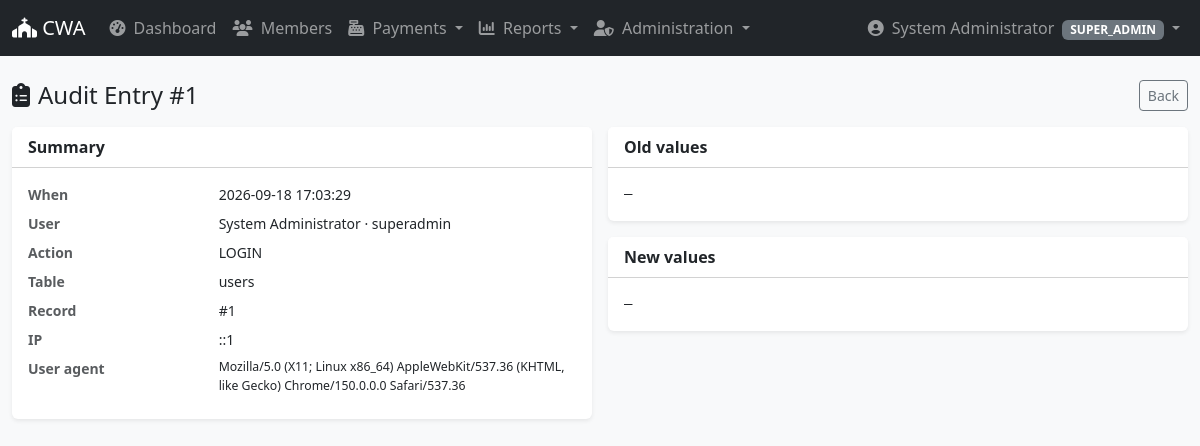
The page /admin/audit/view.php?id=1 (signed in) on the database its author committed.
### tables this page shows
CREATE TABLE `audit_logs` (
  `id` bigint(20) unsigned NOT NULL AUTO_INCREMENT,
  `user_id` int(10) unsigned DEFAULT NULL,
  `action` varchar(30) NOT NULL,
  `table_name` varchar(80) DEFAULT NULL,
  `record_id` bigint(20) unsigned DEFAULT NULL,
  `old_values` longtext DEFAULT NULL CHECK (json_valid(`old_values`)),
  `new_values` longtext DEFAULT NULL CHECK (json_valid(`new_values`)),
  `ip_address` varchar(45) DEFAULT NULL,
  `user_agent` varchar(255) DEFAULT NULL,
  `created_at` datetime NOT NULL DEFAULT current_timestamp(),
  PRIMARY KEY (`id`),
  KEY `idx_audit_user` (`user_id`),
  KEY `idx_audit_table` (`table_name`,`record_id`),
  KEY `idx_audit_action` (`action`),
  KEY `idx_audit_created` (`created_at`)
);

CREATE TABLE `users` (
  `id` int(10) unsigned NOT NULL AUTO_INCREMENT,
  `username` varchar(60) NOT NULL,
  `full_name` varchar(150) NOT NULL,
  `email` varchar(120) DEFAULT NULL,
  `phone` varchar(30) DEFAULT NULL,
  `password_hash` varchar(255) NOT NULL,
  `role_id` int(10) unsigned NOT NULL,
  `center_id` int(10) unsigned DEFAULT NULL,
  `jumuiya_id` int(10) unsigned DEFAULT NULL,
  `status` enum('ACTIVE','INACTIVE','LOCKED') NOT NULL DEFAULT 'ACTIVE',
  `last_login_at` datetime DEFAULT NULL,
  `created_at` datetime NOT NULL DEFAULT current_timestamp(),
  `updated_at` datetime NOT NULL DEFAULT current_timestamp() ON UPDATE current_timestamp(),
  PRIMARY KEY (`id`),
  UNIQUE KEY `username` (`username`),
  KEY `idx_users_role` (`role_id`),
  KEY `idx_users_center` (`center_id`),
  KEY `idx_users_jumuiya` (`jumuiya_id`),
  CONSTRAINT `fk_users_center` FOREIGN KEY (`center_id`) REFERENCES `centers` (`id`) ON DELETE SET NULL ON UPDATE CASCADE,
  CONSTRAINT `fk_users_jumuiya` FOREIGN KEY (`jumuiya_id`) REFERENCES `jumuiyas` (`id`) ON DELETE SET NULL ON UPDATE CASCADE,
  CONSTRAINT `fk_users_role` FOREIGN KEY (`role_id`) REFERENCES `roles` (`id`) ON UPDATE CASCADE
);

### config/config.php (called while the page is built)
<?php
return [
    'app' => [
        'name'     => 'CWA Member System',
        'env'      => 'development',
        'url'      => 'http://localhost/cwa',
        'timezone' => 'Africa/Nairobi',
    ],
    'db' => [
        'host'     => '127.0.0.1',
        'port'     => 3306,
        'database' => 'cwa_db',
        'username' => 'pos',
        'password' => 'Alaska001',
        'charset'  => 'utf8mb4',
    ],
    'session' => [
        'name'     => 'cwa_session',
        'lifetime' => 7200,
    ],
];

### classes/Db.php (called while the page is built, shortened)
<?php
class Db
{
    private static ?PDO $pdo = null;
    public static function conn(): PDO
    {
        if (self::$pdo === null) {
            $config = require __DIR__ . '/../config/config.php';
            $db = $config['db'];
            $dsn = "mysql:host={$db['host']};port={$db['port']};dbname={$db['database']};charset={$db['charset']}";
            self::$pdo = new PDO($dsn, $db['username'], $db['password'], [
                PDO::ATTR_ERRMODE            => PDO::ERRMODE_EXCEPTION,
                PDO::ATTR_DEFAULT_FETCH_MODE => PDO::FETCH_ASSOC,
                PDO::ATTR_EMULATE_PREPARES   => false,
            ]);
        }
        return self::$pdo;
    }
    public static function q(string $sql, array $params = []): PDOStatement
    {
        $st = self::conn()->prepare($sql);
        $st->execute($params);
        return $st;
    }
    public static function one(string $sql, array $p = []): ?array
    {
        $r = self::q($sql, $p)->fetch();
        return $r === false ? null : $r;
    }
}

### includes/helpers.php (called while the page is built, shortened)
<?php
function e(?string $v): string
{
    return htmlspecialchars((string)$v, ENT_QUOTES, 'UTF-8');
}

### includes/permissions.php (called while the page is built, shortened)
<?php
function permission_map(): array
{
    return [
        'SUPER_ADMIN'   => ['*'],
        'PARISH_ADMIN'  => [
            'dashboard.view',
            'center.view',
            'center.create',
            'center.edit',
            'jumuiya.view',
            'jumuiya.create',
            'jumuiya.edit',
            'member.view',
            'member.create',
            'member.edit',
            'member.transfer',
            'payment.view',
            'payment.create',
            'payment.reverse',
            'report.view',
            'report.export',
            'user.view',
            'settings.view',
            'settings.edit',
            'audit.view',
        ],
        'CENTER_ADMIN'  => [
            'dashboard.view',
            'jumuiya.view',
            'member.view',
            'member.create',
            'member.edit',
            'member.transfer',
            'payment.view',
            'payment.create',
            'payment.reverse',
            'report.view',
            'report.export',
        ],
        'JUMUIYA_ADMIN' => [
            'dashboard.view',
            'member.view',
            'member.create',
            'member.edit',
            'payment.view',
            'payment.create',
            'report.view',
        ],
        'VIEWER'        => [
            'dashboard.view',
            'member.view',
            'payment.view',
            'report.view',
        ],
    ];
}
function role_permissions(?string $roleName): array
{
    $map = permission_map();
    return $map[$roleName] ?? [];
}
function user_can(string $permission): bool
{
    $perms = role_permissions($_SESSION['user']['role_name'] ?? null);
    return in_array('*', $perms, true) || in_array($permission, $perms, true);
}

### admin/audit/view.php (the view, shortened to what this page needs)
<?php
$id = (int)($_GET['id'] ?? 0);
$a  = Db::one(
    "SELECT a.*, u.full_name AS user_name, u.username
       FROM audit_logs a
       LEFT JOIN users u ON u.id = a.user_id
      WHERE a.id = :id",
    ['id' => $id]
);
$pretty = function (?string $json): string {
    if (!$json) return '—';
    $d = json_decode($json, true);
    if ($d === null) return $json;
    return json_encode($d, JSON_PRETTY_PRINT | JSON_UNESCAPED_SLASHES);
};
require __DIR__ . '/../../templates/layout/header.php';
?>
<div class="d-flex justify-content-between align-items-center mb-3">
    <h4 class="mb-0"><i class="fa-solid fa-clipboard-list me-2"></i>Audit Entry #<?= $id ?></h4>
    <a href="index.php" class="btn btn-outline-secondary btn-sm">Back</a>
</div>
<div class="row g-3">
    <div class="col-md-6">
        <div class="card shadow-sm border-0">
            <div class="card-header bg-white"><strong>Summary</strong></div>
            <div class="card-body">
                <dl class="row mb-0 small">
                    <dt class="col-4 text-muted">When</dt>
                    <dd class="col-8"><?= e($a['created_at']) ?></dd>
                    <dt class="col-4 text-muted">User</dt>
                    <dd class="col-8">
                        <?= e($a['user_name'] ?? '—') ?>
                        <?= $a['username'] ? ' · ' . e($a['username']) : '' ?>
                    </dd>
                    <dt class="col-4 text-muted">Action</dt>
                    <dd class="col-8"><?= e($a['action']) ?></dd>
                    <dt class="col-4 text-muted">Table</dt>
                    <dd class="col-8"><?= e($a['table_name'] ?? '—') ?></dd>
                    <dt class="col-4 text-muted">Record</dt>
                    <dd class="col-8"><?= $a['record_id'] ? '#' . (int)$a['record_id'] : '—' ?></dd>
                    <dt class="col-4 text-muted">IP</dt>
                    <dd class="col-8"><?= e($a['ip_address'] ?? '—') ?></dd>
                    <dt class="col-4 text-muted">User agent</dt>
                    <dd class="col-8 small"><?= e($a['user_agent'] ?? '—') ?></dd>
                </dl>
            </div>
        </div>
    </div>
    <div class="col-md-6">
        <div class="card shadow-sm border-0">
            <div class="card-header bg-white"><strong>Old values</strong></div>
            <div class="card-body">
                <pre class="small mb-0" style="max-height:280px;overflow:auto"><?= e($pretty($a['old_values'])) ?></pre>
            </div>
        </div>
        <div class="card shadow-sm border-0 mt-3">
            <div class="card-header bg-white"><strong>New values</strong></div>
            <div class="card-body">
                <pre class="small mb-0" style="max-height:280px;overflow:auto"><?= e($pretty($a['new_values'])) ?></pre>
            </div>
        </div>
    </div>
</div>
<?php require __DIR__ . '/../../templates/layout/footer.php'; ?>

### templates/layout/header.php (shortened to what this page needs)
<?php
$config = $config ?? require __DIR__ . '/../../config/config.php';
$user   = $_SESSION['user'] ?? null;
?>
<!doctype html>
<html lang="en">
<head>
  <link rel="stylesheet" href="https://cdn.jsdelivr.net/npm/bootstrap@5.3.3/dist/css/bootstrap.min.css">
  <link rel="stylesheet" href="https://cdnjs.cloudflare.com/ajax/libs/font-awesome/6.5.2/css/all.min.css">
  <link rel="stylesheet" href="https://cdn.jsdelivr.net/npm/select2@4.1.0-rc.0/dist/css/select2.min.css">
  <link rel="stylesheet" href="https://cdnjs.cloudflare.com/ajax/libs/toastr.js/latest/toastr.min.css">
  <link rel="stylesheet" href="https://cdn.datatables.net/1.13.8/css/dataTables.bootstrap5.min.css">
  <link rel="stylesheet" href="<?= e($config['app']['url']) ?>/assets/css/print.css">
  <link rel="stylesheet" href="<?= e($config['app']['url']) ?>/assets/css/app.css">
</head>
<body class="bg-light">
  <nav class="navbar navbar-expand-lg navbar-dark bg-dark">
    <div class="container-fluid">
      <a class="navbar-brand" href="<?= e($config['app']['url']) ?>/dashboard/">
        <i class="fa-solid fa-church"></i> CWA
      </a>
      <div class="collapse navbar-collapse" id="navMain">
        <ul class="navbar-nav me-auto">
          <li class="nav-item">
            <a class="nav-link" href="<?= e($config['app']['url']) ?>/dashboard/">
              <i class="fa-solid fa-gauge-high me-1"></i> Dashboard
            </a>
          </li>
          <?php if (user_can('member.view') || user_can('*')): ?>
            <li class="nav-item">
              <a class="nav-link" href="<?= e($config['app']['url']) ?>/members/">
                <i class="fa-solid fa-users me-1"></i> Members
              </a>
            </li>
          <?php endif; ?>
          <?php if (user_can('payment.view') || user_can('*')): ?>
            <li class="nav-item dropdown">
              <a class="nav-link dropdown-toggle" data-bs-toggle="dropdown" href="#">
                <i class="fa-solid fa-cash-register me-1"></i> Payments
              </a>
            </li>
          <?php endif; ?>
          <?php if (user_can('report.view') || user_can('*')): ?>
            <li class="nav-item dropdown">
              <a class="nav-link dropdown-toggle" data-bs-toggle="dropdown" href="#">
                <i class="fa-solid fa-chart-column me-1"></i> Reports
              </a>
            </li>
          <?php endif; ?>
          <?php if (user_can('user.view') || user_can('center.view') || user_can('jumuiya.view') || user_can('*')): ?>
            <li class="nav-item dropdown">
              <a class="nav-link dropdown-toggle" data-bs-toggle="dropdown" href="#">
                <i class="fa-solid fa-user-shield me-1"></i> Administration
              </a>
              <?php endif; ?>
            </li>
        </ul>
        <?php if ($user): ?>
          <ul class="navbar-nav">
            <li class="nav-item dropdown">
              <a class="nav-link dropdown-toggle" data-bs-toggle="dropdown" href="#">
                <i class="fa-solid fa-circle-user me-1"></i>
                <?= e($user['full_name']) ?>
                <span class="badge bg-secondary ms-1"><?= e($user['role_name']) ?></span>
              </a>
            </li>
          </ul>
        <?php endif; ?>
      </div>
    </div>
  </nav>
  <main class="container-fluid py-4">

### rows shown on the page
audit_logs: user.full_name "System Administrator", created_at "2026-09-18 17:03:29", user.username "superadmin", action "LOGIN", table_name "users", record "1", ip_address "::1", user_agent "Mozilla/5.0 (X11; Linux x86_64) AppleWebKit/537.36 (KHTML, like Gecko) Chrome/150.0.0.0 Safari/537.36", old_values "—", new_values "—"

### other values the page prints
$user['role_name'] "SUPER_ADMIN"
$id "1"
